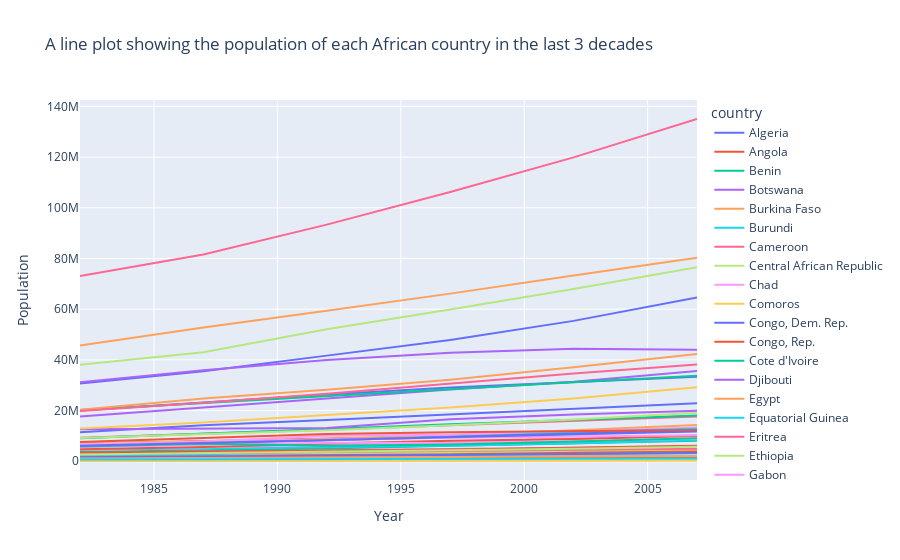

This figure's notebook cell:
### Code cell
africa_df = df[df['continent'] == 'Africa']

#the data for the last three decades
recent_df = africa_df[africa_df['year'] > 1977]


fig = px.line(recent_df, x='year', y='pop', color='country', labels={'year': 'Year', 'pop': 'Population'}, title = 'A line plot showing the population of each African country in the last 3 decades')


fig.show()

### Figure 1 — Plotly figure (JSON) as saved in the notebook; plotly's stock layout.template omitted (floating-point values rounded to 4 significant figures)
{"data": [{"hovertemplate": "country=Algeria<br>Year=%{x}<br>Population=%{y}<extra></extra>", "legendgroup": "Algeria", "line": {"color": "#636efa", "dash": "solid"}, "marker": {"symbol": "circle"}, "mode": "lines", "name": "Algeria", "orientation": "v", "showlegend": true, "type": "scatter", "x": [1982, 1987, 1992, 1997, 2002, 2007], "xaxis": "x", "y": [20033753, 23254956, 26298373, 29072015, 31287142, 33333216], "yaxis": "y"}, {"hovertemplate": "country=Angola<br>Year=%{x}<br>Population=%{y}<extra></extra>", "legendgroup": "Angola", "line": {"color": "#EF553B", "dash": "solid"}, "marker": {"symbol": "circle"}, "mode": "lines", "name": "Angola", "orientation": "v", "showlegend": true, "type": "scatter", "x": [1982, 1987, 1992, 1997, 2002, 2007], "xaxis": "x", "y": [7016384, 7874230, 8735988, 9875024, 10866106, 12420476], "yaxis": "y"}, {"hovertemplate": "country=Benin<br>Year=%{x}<br>Population=%{y}<extra></extra>", "legendgroup": "Benin", "line": {"color": "#00cc96", "dash": "solid"}, "marker": {"symbol": "circle"}, "mode": "lines", "name": "Benin", "orientation": "v", "showlegend": true, "type": "scatter", "x": [1982, 1987, 1992, 1997, 2002, 2007], "xaxis": "x", "y": [3641603, 4243788, 4981671, 6066080, 7026113, 8078314], "yaxis": "y"}, {"hovertemplate": "country=Botswana<br>Year=%{x}<br>Population=%{y}<extra></extra>", "legendgroup": "Botswana", "line": {"color": "#ab63fa", "dash": "solid"}, "marker": {"symbol": "circle"}, "mode": "lines", "name": "Botswana", "orientation": "v", "showlegend": true, "type": "scatter", "x": [1982, 1987, 1992, 1997, 2002, 2007], "xaxis": "x", "y": [970347, 1151184, 1342614, 1536536, 1630347, 1639131], "yaxis": "y"}, {"hovertemplate": "country=Burkina Faso<br>Year=%{x}<br>Population=%{y}<extra></extra>", "legendgroup": "Burkina Faso", "line": {"color": "#FFA15A", "dash": "solid"}, "marker": {"symbol": "circle"}, "mode": "lines", "name": "Burkina Faso", "orientation": "v", "showlegend": true, "type": "scatter", "x": [1982, 1987, 1992, 1997, 2002, 2007], "xaxis": "x", "y": [6634596, 7586551, 8878303, 10352843, 12251209, 14326203], "yaxis": "y"}, {"hovertemplate": "country=Burundi<br>Year=%{x}<br>Population=%{y}<extra></extra>", "legendgroup": "Burundi", "line": {"color": "#19d3f3", "dash": "solid"}, "marker": {"symbol": "circle"}, "mode": "lines", "name": "Burundi", "orientation": "v", "showlegend": true, "type": "scatter", "x": [1982, 1987, 1992, 1997, 2002, 2007], "xaxis": "x", "y": [4580410, 5126023, 5809236, 6121610, 7021078, 8390505], "yaxis": "y"}, {"hovertemplate": "country=Cameroon<br>Year=%{x}<br>Population=%{y}<extra></extra>", "legendgroup": "Cameroon", "line": {"color": "#FF6692", "dash": "solid"}, "marker": {"symbol": "circle"}, "mode": "lines", "name": "Cameroon", "orientation": "v", "showlegend": true, "type": "scatter", "x": [1982, 1987, 1992, 1997, 2002, 2007], "xaxis": "x", "y": [9250831, 10780667, 12467171, 14195809, 15929988, 17696293], "yaxis": "y"}, {"hovertemplate": "country=Central African Republic<br>Year=%{x}<br>Population=%{y}<extra></extra>", "legendgroup": "Central African Republic", "line": {"color": "#B6E880", "dash": "solid"}, "marker": {"symbol": "circle"}, "mode": "lines", "name": "Central African Republic", "orientation": "v", "showlegend": true, "type": "scatter", "x": [1982, 1987, 1992, 1997, 2002, 2007], "xaxis": "x", "y": [2476971, 2840009, 3265124, 3696513, 4048013, 4369038], "yaxis": "y"}, {"hovertemplate": "country=Chad<br>Year=%{x}<br>Population=%{y}<extra></extra>", "legendgroup": "Chad", "line": {"color": "#FF97FF", "dash": "solid"}, "marker": {"symbol": "circle"}, "mode": "lines", "name": "Chad", "orientation": "v", "showlegend": true, "type": "scatter", "x": [1982, 1987, 1992, 1997, 2002, 2007], "xaxis": "x", "y": [4875118, 5498955, 6429417, 7562011, 8835739, 10238807], "yaxis": "y"}, {"hovertemplate": "country=Comoros<br>Year=%{x}<br>Population=%{y}<extra></extra>", "legendgroup": "Comoros", "line": {"color": "#FECB52", "dash": "solid"}, "marker": {"symbol": "circle"}, "mode": "lines", "name": "Comoros", "orientation": "v", "showlegend": true, "type": "scatter", "x": [1982, 1987, 1992, 1997, 2002, 2007], "xaxis": "x", "y": [348643, 395114, 454429, 527982, 614382, 710960], "yaxis": "y"}, {"hovertemplate": "country=Congo, Dem. Rep.<br>Year=%{x}<br>Population=%{y}<extra></extra>", "legendgroup": "Congo, Dem. Rep.", "line": {"color": "#636efa", "dash": "solid"}, "marker": {"symbol": "circle"}, "mode": "lines", "name": "Congo, Dem. Rep.", "orientation": "v", "showlegend": true, "type": "scatter", "x": [1982, 1987, 1992, 1997, 2002, 2007], "xaxis": "x", "y": [30646495, 35481645, 41672143, 47798986, 55379852, 64606759], "yaxis": "y"}, {"hovertemplate": "country=Congo, Rep.<br>Year=%{x}<br>Population=%{y}<extra></extra>", "legendgroup": "Congo, Rep.", "line": {"color": "#EF553B", "dash": "solid"}, "marker": {"symbol": "circle"}, "mode": "lines", "name": "Congo, Rep.", "orientation": "v", "showlegend": true, "type": "scatter", "x": [1982, 1987, 1992, 1997, 2002, 2007], "xaxis": "x", "y": [1774735, 2064095, 2409073, 2800947, 3328795, 3800610], "yaxis": "y"}, {"hovertemplate": "country=Cote d'Ivoire<br>Year=%{x}<br>Population=%{y}<extra></extra>", "legendgroup": "Cote d'Ivoire", "line": {"color": "#00cc96", "dash": "solid"}, "marker": {"symbol": "circle"}, "mode": "lines", "name": "Cote d'Ivoire", "orientation": "v", "showlegend": true, "type": "scatter", "x": [1982, 1987, 1992, 1997, 2002, 2007], "xaxis": "x", "y": [9025951, 10761098, 12772596, 14625967, 16252726, 18013409], "yaxis": "y"}, {"hovertemplate": "country=Djibouti<br>Year=%{x}<br>Population=%{y}<extra></extra>", "legendgroup": "Djibouti", "line": {"color": "#ab63fa", "dash": "solid"}, "marker": {"symbol": "circle"}, "mode": "lines", "name": "Djibouti", "orientation": "v", "showlegend": true, "type": "scatter", "x": [1982, 1987, 1992, 1997, 2002, 2007], "xaxis": "x", "y": [305991, 311025, 384156, 417908, 447416, 496374], "yaxis": "y"}, {"hovertemplate": "country=Egypt<br>Year=%{x}<br>Population=%{y}<extra></extra>", "legendgroup": "Egypt", "line": {"color": "#FFA15A", "dash": "solid"}, "marker": {"symbol": "circle"}, "mode": "lines", "name": "Egypt", "orientation": "v", "showlegend": true, "type": "scatter", "x": [1982, 1987, 1992, 1997, 2002, 2007], "xaxis": "x", "y": [45681811, 52799062, 59402198, 66134291, 73312559, 80264543], "yaxis": "y"}, {"hovertemplate": "country=Equatorial Guinea<br>Year=%{x}<br>Population=%{y}<extra></extra>", "legendgroup": "Equatorial Guinea", "line": {"color": "#19d3f3", "dash": "solid"}, "marker": {"symbol": "circle"}, "mode": "lines", "name": "Equatorial Guinea", "orientation": "v", "showlegend": true, "type": "scatter", "x": [1982, 1987, 1992, 1997, 2002, 2007], "xaxis": "x", "y": [285483, 341244, 387838, 439971, 495627, 551201], "yaxis": "y"}, {"hovertemplate": "country=Eritrea<br>Year=%{x}<br>Population=%{y}<extra></extra>", "legendgroup": "Eritrea", "line": {"color": "#FF6692", "dash": "solid"}, "marker": {"symbol": "circle"}, "mode": "lines", "name": "Eritrea", "orientation": "v", "showlegend": true, "type": "scatter", "x": [1982, 1987, 1992, 1997, 2002, 2007], "xaxis": "x", "y": [2637297, 2915959, 3668440, 4058319, 4414865, 4906585], "yaxis": "y"}, {"hovertemplate": "country=Ethiopia<br>Year=%{x}<br>Population=%{y}<extra></extra>", "legendgroup": "Ethiopia", "line": {"color": "#B6E880", "dash": "solid"}, "marker": {"symbol": "circle"}, "mode": "lines", "name": "Ethiopia", "orientation": "v", "showlegend": true, "type": "scatter", "x": [1982, 1987, 1992, 1997, 2002, 2007], "xaxis": "x", "y": [38111756, 42999530, 52088559, 59861301, 67946797, 76511887], "yaxis": "y"}, {"hovertemplate": "country=Gabon<br>Year=%{x}<br>Population=%{y}<extra></extra>", "legendgroup": "Gabon", "line": {"color": "#FF97FF", "dash": "solid"}, "marker": {"symbol": "circle"}, "mode": "lines", "name": "Gabon", "orientation": "v", "showlegend": true, "type": "scatter", "x": [1982, 1987, 1992, 1997, 2002, 2007], "xaxis": "x", "y": [753874, 880397, 985739, 1126189, 1299304, 1454867], "yaxis": "y"}, {"hovertemplate": "country=Gambia<br>Year=%{x}<br>Population=%{y}<extra></extra>", "legendgroup": "Gambia", "line": {"color": "#FECB52", "dash": "solid"}, "marker": {"symbol": "circle"}, "mode": "lines", "name": "Gambia", "orientation": "v", "showlegend": true, "type": "scatter", "x": [1982, 1987, 1992, 1997, 2002, 2007], "xaxis": "x", "y": [715523, 848406, 1025384, 1235767, 1457766, 1688359], "yaxis": "y"}, {"hovertemplate": "country=Ghana<br>Year=%{x}<br>Population=%{y}<extra></extra>", "legendgroup": "Ghana", "line": {"color": "#636efa", "dash": "solid"}, "marker": {"symbol": "circle"}, "mode": "lines", "name": "Ghana", "orientation": "v", "showlegend": true, "type": "scatter", "x": [1982, 1987, 1992, 1997, 2002, 2007], "xaxis": "x", "y": [11400338, 14168101, 16278738, 18418288, 20550751, 22873338], "yaxis": "y"}, {"hovertemplate": "country=Guinea<br>Year=%{x}<br>Population=%{y}<extra></extra>", "legendgroup": "Guinea", "line": {"color": "#EF553B", "dash": "solid"}, "marker": {"symbol": "circle"}, "mode": "lines", "name": "Guinea", "orientation": "v", "showlegend": true, "type": "scatter", "x": [1982, 1987, 1992, 1997, 2002, 2007], "xaxis": "x", "y": [4710497, 5650262, 6990574, 8048834, 8807818, 9947814], "yaxis": "y"}, {"hovertemplate": "country=Guinea-Bissau<br>Year=%{x}<br>Population=%{y}<extra></extra>", "legendgroup": "Guinea-Bissau", "line": {"color": "#00cc96", "dash": "solid"}, "marker": {"symbol": "circle"}, "mode": "lines", "name": "Guinea-Bissau", "orientation": "v", "showlegend": true, "type": "scatter", "x": [1982, 1987, 1992, 1997, 2002, 2007], "xaxis": "x", "y": [825987, 927524, 1050938, 1193708, 1332459, 1472041], "yaxis": "y"}, {"hovertemplate": "country=Kenya<br>Year=%{x}<br>Population=%{y}<extra></extra>", "legendgroup": "Kenya", "line": {"color": "#ab63fa", "dash": "solid"}, "marker": {"symbol": "circle"}, "mode": "lines", "name": "Kenya", "orientation": "v", "showlegend": true, "type": "scatter", "x": [1982, 1987, 1992, 1997, 2002, 2007], "xaxis": "x", "y": [17661452, 21198082, 25020539, 28263827, 31386842, 35610177], "yaxis": "y"}, {"hovertemplate": "country=Lesotho<br>Year=%{x}<br>Population=%{y}<extra></extra>", "legendgroup": "Lesotho", "line": {"color": "#FFA15A", "dash": "solid"}, "marker": {"symbol": "circle"}, "mode": "lines", "name": "Lesotho", "orientation": "v", "showlegend": true, "type": "scatter", "x": [1982, 1987, 1992, 1997, 2002, 2007], "xaxis": "x", "y": [1411807, 1599200, 1803195, 1982823, 2046772, 2012649], "yaxis": "y"}, {"hovertemplate": "country=Liberia<br>Year=%{x}<br>Population=%{y}<extra></extra>", "legendgroup": "Liberia", "line": {"color": "#19d3f3", "dash": "solid"}, "marker": {"symbol": "circle"}, "mode": "lines", "name": "Liberia", "orientation": "v", "showlegend": true, "type": "scatter", "x": [1982, 1987, 1992, 1997, 2002, 2007], "xaxis": "x", "y": [1956875, 2269414, 1912974, 2200725, 2814651, 3193942], "yaxis": "y"}, {"hovertemplate": "country=Libya<br>Year=%{x}<br>Population=%{y}<extra></extra>", "legendgroup": "Libya", "line": {"color": "#FF6692", "dash": "solid"}, "marker": {"symbol": "circle"}, "mode": "lines", "name": "Libya", "orientation": "v", "showlegend": true, "type": "scatter", "x": [1982, 1987, 1992, 1997, 2002, 2007], "xaxis": "x", "y": [3344074, 3799845, 4364501, 4759670, 5368585, 6036914], "yaxis": "y"}, {"hovertemplate": "country=Madagascar<br>Year=%{x}<br>Population=%{y}<extra></extra>", "legendgroup": "Madagascar", "line": {"color": "#B6E880", "dash": "solid"}, "marker": {"symbol": "circle"}, "mode": "lines", "name": "Madagascar", "orientation": "v", "showlegend": true, "type": "scatter", "x": [1982, 1987, 1992, 1997, 2002, 2007], "xaxis": "x", "y": [9171477, 10568642, 12210395, 14165114, 16473477, 19167654], "yaxis": "y"}, {"hovertemplate": "country=Malawi<br>Year=%{x}<br>Population=%{y}<extra></extra>", "legendgroup": "Malawi", "line": {"color": "#FF97FF", "dash": "solid"}, "marker": {"symbol": "circle"}, "mode": "lines", "name": "Malawi", "orientation": "v", "showlegend": true, "type": "scatter", "x": [1982, 1987, 1992, 1997, 2002, 2007], "xaxis": "x", "y": [6502825, 7824747, 10014249, 10419991, 11824495, 13327079], "yaxis": "y"}, {"hovertemplate": "country=Mali<br>Year=%{x}<br>Population=%{y}<extra></extra>", "legendgroup": "Mali", "line": {"color": "#FECB52", "dash": "solid"}, "marker": {"symbol": "circle"}, "mode": "lines", "name": "Mali", "orientation": "v", "showlegend": true, "type": "scatter", "x": [1982, 1987, 1992, 1997, 2002, 2007], "xaxis": "x", "y": [6998256, 7634008, 8416215, 9384984, 10580176, 12031795], "yaxis": "y"}, {"hovertemplate": "country=Mauritania<br>Year=%{x}<br>Population=%{y}<extra></extra>", "legendgroup": "Mauritania", "line": {"color": "#636efa", "dash": "solid"}, "marker": {"symbol": "circle"}, "mode": "lines", "name": "Mauritania", "orientation": "v", "showlegend": true, "type": "scatter", "x": [1982, 1987, 1992, 1997, 2002, 2007], "xaxis": "x", "y": [1622136, 1841240, 2119465, 2444741, 2828858, 3270065], "yaxis": "y"}, {"hovertemplate": "country=Mauritius<br>Year=%{x}<br>Population=%{y}<extra></extra>", "legendgroup": "Mauritius", "line": {"color": "#EF553B", "dash": "solid"}, "marker": {"symbol": "circle"}, "mode": "lines", "name": "Mauritius", "orientation": "v", "showlegend": true, "type": "scatter", "x": [1982, 1987, 1992, 1997, 2002, 2007], "xaxis": "x", "y": [992040, 1042663, 1096202, 1149818, 1200206, 1250882], "yaxis": "y"}, {"hovertemplate": "country=Morocco<br>Year=%{x}<br>Population=%{y}<extra></extra>", "legendgroup": "Morocco", "line": {"color": "#00cc96", "dash": "solid"}, "marker": {"symbol": "circle"}, "mode": "lines", "name": "Morocco", "orientation": "v", "showlegend": true, "type": "scatter", "x": [1982, 1987, 1992, 1997, 2002, 2007], "xaxis": "x", "y": [20198730, 22987397, 25798239, 28529501, 31167783, 33757175], "yaxis": "y"}, {"hovertemplate": "country=Mozambique<br>Year=%{x}<br>Population=%{y}<extra></extra>", "legendgroup": "Mozambique", "line": {"color": "#ab63fa", "dash": "solid"}, "marker": {"symbol": "circle"}, "mode": "lines", "name": "Mozambique", "orientation": "v", "showlegend": true, "type": "scatter", "x": [1982, 1987, 1992, 1997, 2002, 2007], "xaxis": "x", "y": [12587223, 12891952, 13160731, 16603334, 18473780, 19951656], "yaxis": "y"}, {"hovertemplate": "country=Namibia<br>Year=%{x}<br>Population=%{y}<extra></extra>", "legendgroup": "Namibia", "line": {"color": "#FFA15A", "dash": "solid"}, "marker": {"symbol": "circle"}, "mode": "lines", "name": "Namibia", "orientation": "v", "showlegend": true, "type": "scatter", "x": [1982, 1987, 1992, 1997, 2002, 2007], "xaxis": "x", "y": [1099010, 1278184, 1554253, 1774766, 1972153, 2055080], "yaxis": "y"}, {"hovertemplate": "country=Niger<br>Year=%{x}<br>Population=%{y}<extra></extra>", "legendgroup": "Niger", "line": {"color": "#19d3f3", "dash": "solid"}, "marker": {"symbol": "circle"}, "mode": "lines", "name": "Niger", "orientation": "v", "showlegend": true, "type": "scatter", "x": [1982, 1987, 1992, 1997, 2002, 2007], "xaxis": "x", "y": [6437188, 7332638, 8392818, 9666252, 11140655, 12894865], "yaxis": "y"}, {"hovertemplate": "country=Nigeria<br>Year=%{x}<br>Population=%{y}<extra></extra>", "legendgroup": "Nigeria", "line": {"color": "#FF6692", "dash": "solid"}, "marker": {"symbol": "circle"}, "mode": "lines", "name": "Nigeria", "orientation": "v", "showlegend": true, "type": "scatter", "x": [1982, 1987, 1992, 1997, 2002, 2007], "xaxis": "x", "y": [73039376, 81551520, 93364244, 106207839, 119901274, 135031164], "yaxis": "y"}, {"hovertemplate": "country=Reunion<br>Year=%{x}<br>Population=%{y}<extra></extra>", "legendgroup": "Reunion", "line": {"color": "#B6E880", "dash": "solid"}, "marker": {"symbol": "circle"}, "mode": "lines", "name": "Reunion", "orientation": "v", "showlegend": true, "type": "scatter", "x": [1982, 1987, 1992, 1997, 2002, 2007], "xaxis": "x", "y": [517810, 562035, 622191, 684810, 743981, 798094], "yaxis": "y"}, {"hovertemplate": "country=Rwanda<br>Year=%{x}<br>Population=%{y}<extra></extra>", "legendgroup": "Rwanda", "line": {"color": "#FF97FF", "dash": "solid"}, "marker": {"symbol": "circle"}, "mode": "lines", "name": "Rwanda", "orientation": "v", "showlegend": true, "type": "scatter", "x": [1982, 1987, 1992, 1997, 2002, 2007], "xaxis": "x", "y": [5507565, 6349365, 7290203, 7212583, 7852401, 8860588], "yaxis": "y"}, {"hovertemplate": "country=Sao Tome and Principe<br>Year=%{x}<br>Population=%{y}<extra></extra>", "legendgroup": "Sao Tome and Principe", "line": {"color": "#FECB52", "dash": "solid"}, "marker": {"symbol": "circle"}, "mode": "lines", "name": "Sao Tome and Principe", "orientation": "v", "showlegend": true, "type": "scatter", "x": [1982, 1987, 1992, 1997, 2002, 2007], "xaxis": "x", "y": [98593, 110812, 125911, 145608, 170372, 199579], "yaxis": "y"}, {"hovertemplate": "country=Senegal<br>Year=%{x}<br>Population=%{y}<extra></extra>", "legendgroup": "Senegal", "line": {"color": "#636efa", "dash": "solid"}, "marker": {"symbol": "circle"}, "mode": "lines", "name": "Senegal", "orientation": "v", "showlegend": true, "type": "scatter", "x": [1982, 1987, 1992, 1997, 2002, 2007], "xaxis": "x", "y": [6147783, 7171347, 8307920, 9535314, 10870037, 12267493], "yaxis": "y"}, {"hovertemplate": "country=Sierra Leone<br>Year=%{x}<br>Population=%{y}<extra></extra>", "legendgroup": "Sierra Leone", "line": {"color": "#EF553B", "dash": "solid"}, "marker": {"symbol": "circle"}, "mode": "lines", "name": "Sierra Leone", "orientation": "v", "showlegend": true, "type": "scatter", "x": [1982, 1987, 1992, 1997, 2002, 2007], "xaxis": "x", "y": [3464522, 3868905, 4260884, 4578212, 5359092, 6144562], "yaxis": "y"}, {"hovertemplate": "country=Somalia<br>Year=%{x}<br>Population=%{y}<extra></extra>", "legendgroup": "Somalia", "line": {"color": "#00cc96", "dash": "solid"}, "marker": {"symbol": "circle"}, "mode": "lines", "name": "Somalia", "orientation": "v", "showlegend": true, "type": "scatter", "x": [1982, 1987, 1992, 1997, 2002, 2007], "xaxis": "x", "y": [5828892, 6921858, 6099799, 6633514, 7753310, 9118773], "yaxis": "y"}, {"hovertemplate": "country=South Africa<br>Year=%{x}<br>Population=%{y}<extra></extra>", "legendgroup": "South Africa", "line": {"color": "#ab63fa", "dash": "solid"}, "marker": {"symbol": "circle"}, "mode": "lines", "name": "South Africa", "orientation": "v", "showlegend": true, "type": "scatter", "x": [1982, 1987, 1992, 1997, 2002, 2007], "xaxis": "x", "y": [31140029, 35933379, 39964159, 42835005, 44433622, 43997828], "yaxis": "y"}, {"hovertemplate": "country=Sudan<br>Year=%{x}<br>Population=%{y}<extra></extra>", "legendgroup": "Sudan", "line": {"color": "#FFA15A", "dash": "solid"}, "marker": {"symbol": "circle"}, "mode": "lines", "name": "Sudan", "orientation": "v", "showlegend": true, "type": "scatter", "x": [1982, 1987, 1992, 1997, 2002, 2007], "xaxis": "x", "y": [20367053, 24725960, 28227588, 32160729, 37090298, 42292929], "yaxis": "y"}, {"hovertemplate": "country=Swaziland<br>Year=%{x}<br>Population=%{y}<extra></extra>", "legendgroup": "Swaziland", "line": {"color": "#19d3f3", "dash": "solid"}, "marker": {"symbol": "circle"}, "mode": "lines", "name": "Swaziland", "orientation": "v", "showlegend": true, "type": "scatter", "x": [1982, 1987, 1992, 1997, 2002, 2007], "xaxis": "x", "y": [649901, 779348, 962344, 1054486, 1130269, 1133066], "yaxis": "y"}, {"hovertemplate": "country=Tanzania<br>Year=%{x}<br>Population=%{y}<extra></extra>", "legendgroup": "Tanzania", "line": {"color": "#FF6692", "dash": "solid"}, "marker": {"symbol": "circle"}, "mode": "lines", "name": "Tanzania", "orientation": "v", "showlegend": true, "type": "scatter", "x": [1982, 1987, 1992, 1997, 2002, 2007], "xaxis": "x", "y": [19844382, 23040630, 26605473, 30686889, 34593779, 38139640], "yaxis": "y"}, {"hovertemplate": "country=Togo<br>Year=%{x}<br>Population=%{y}<extra></extra>", "legendgroup": "Togo", "line": {"color": "#B6E880", "dash": "solid"}, "marker": {"symbol": "circle"}, "mode": "lines", "name": "Togo", "orientation": "v", "showlegend": true, "type": "scatter", "x": [1982, 1987, 1992, 1997, 2002, 2007], "xaxis": "x", "y": [2644765, 3154264, 3747553, 4320890, 4977378, 5701579], "yaxis": "y"}, {"hovertemplate": "country=Tunisia<br>Year=%{x}<br>Population=%{y}<extra></extra>", "legendgroup": "Tunisia", "line": {"color": "#FF97FF", "dash": "solid"}, "marker": {"symbol": "circle"}, "mode": "lines", "name": "Tunisia", "orientation": "v", "showlegend": true, "type": "scatter", "x": [1982, 1987, 1992, 1997, 2002, 2007], "xaxis": "x", "y": [6734098, 7724976, 8523077, 9231669, 9770575, 10276158], "yaxis": "y"}, {"hovertemplate": "country=Uganda<br>Year=%{x}<br>Population=%{y}<extra></extra>", "legendgroup": "Uganda", "line": {"color": "#FECB52", "dash": "solid"}, "marker": {"symbol": "circle"}, "mode": "lines", "name": "Uganda", "orientation": "v", "showlegend": true, "type": "scatter", "x": [1982, 1987, 1992, 1997, 2002, 2007], "xaxis": "x", "y": [12939400, 15283050, 18252190, 21210254, 24739869, 29170398], "yaxis": "y"}, {"hovertemplate": "country=Zambia<br>Year=%{x}<br>Population=%{y}<extra></extra>", "legendgroup": "Zambia", "line": {"color": "#636efa", "dash": "solid"}, "marker": {"symbol": "circle"}, "mode": "lines", "name": "Zambia", "orientation": "v", "showlegend": true, "type": "scatter", "x": [1982, 1987, 1992, 1997, 2002, 2007], "xaxis": "x", "y": [6100407, 7272406, 8381163, 9417789, 10595811, 11746035], "yaxis": "y"}, {"hovertemplate": "country=Zimbabwe<br>Year=%{x}<br>Population=%{y}<extra></extra>", "legendgroup": "Zimbabwe", "line": {"color": "#EF553B", "dash": "solid"}, "marker": {"symbol": "circle"}, "mode": "lines", "name": "Zimbabwe", "orientation": "v", "showlegend": true, "type": "scatter", "x": [1982, 1987, 1992, 1997, 2002, 2007], "xaxis": "x", "y": [7636524, 9216418, 10704340, 11404948, 11926563, 12311143], "yaxis": "y"}], "layout": {"legend": {"title": {"text": "country"}, "tracegroupgap": 0}, "title": {"text": "A line plot showing the population of each African country in the last 3 decades"}, "xaxis": {"anchor": "y", "domain": [0, 1], "title": {"text": "Year"}}, "yaxis": {"anchor": "x", "domain": [0, 1], "title": {"text": "Population"}}}}
